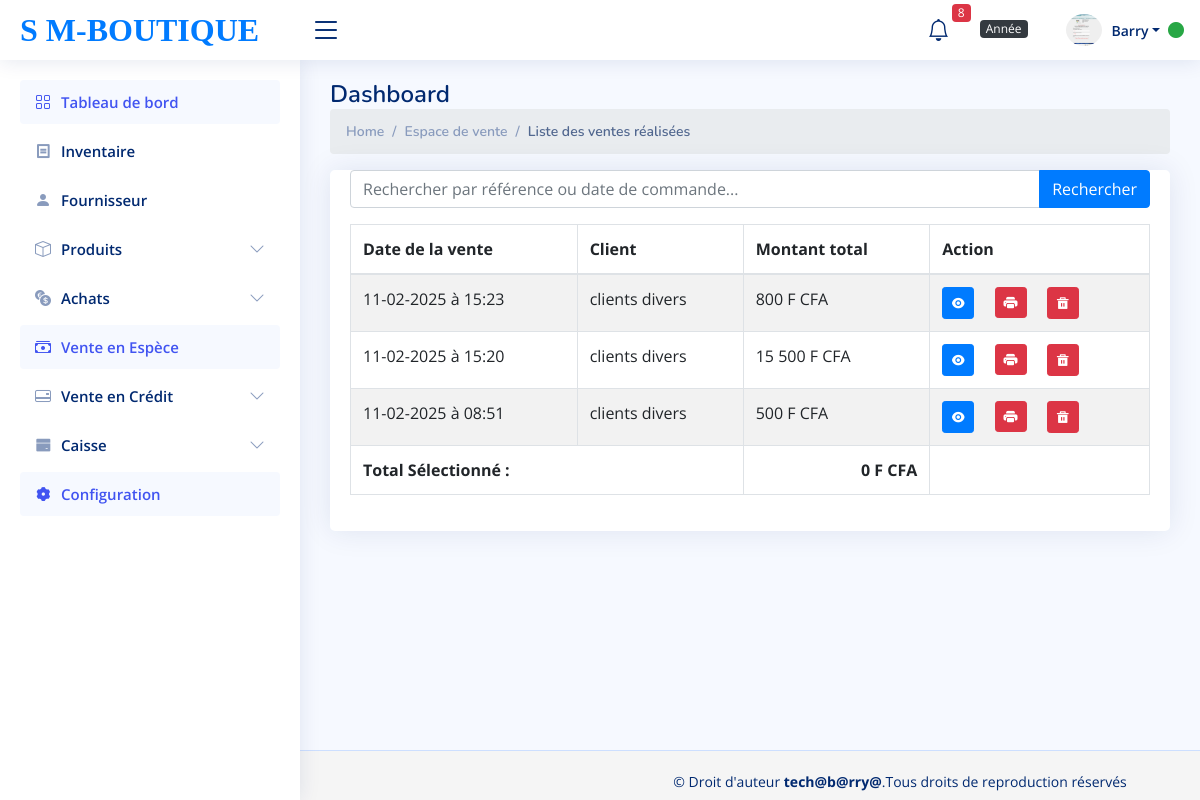
/liste_vente.php (signed in), run on the app's committed database.
### tables this page shows
CREATE TABLE `vente` (
  `id_vente` int(11) NOT NULL,
  `nom_client` varchar(100) DEFAULT NULL,
  `date_vente` datetime DEFAULT NULL,
  `montant_total` int(100) DEFAULT NULL,
  `reference_caisse` varchar(100) DEFAULT '0',
  `id_utilisateur` int(11) DEFAULT NULL,
  `remise` int(100) DEFAULT NULL,
  `net_a_payer` int(255) NOT NULL,
  `montant_recu` int(255) NOT NULL,
  `monnaie_rembourse` int(100) DEFAULT NULL
);

### liste_vente.php (called while the page is built, shortened)
<?php
require_once('autoload.php');
$liste_vente=new CommandeClient();
$recuperer_afficher_vente=$liste_vente->listRecentVente(10);
?>
<?php require_once('view/liste_vente.view.php') ?>

### autoload.php (called while the page is built, shortened)
<?php
spl_autoload_register (function ($class_name)
{
    $fils="classes/".$class_name.'.php';
});

### classes/Fonction.php (called while the page is built, shortened)
<?php
class Fonction{
        public function database(){
            $this->DB_HOST="127.0.0.1";
            $this->DB_NAME="db_supermarche";
            $this->DB_USERNAME="root";
            $this->DB_PASSWORD='';
             $bdd=new PDO("mysql:host=".$this->DB_HOST.";dbname=". $this->DB_NAME,
            $this->DB_USERNAME  ,$this->DB_PASSWORD);
            return $bdd;
        }
    public function recuperation_fonction_tri($select_partie, $tables, $data = [], $all = null){
        $bdd = $this->database();
        $requete = "SELECT $select_partie FROM $tables";
        $monFetch = $bdd->prepare($requete);
        $monFetch->execute($data);
        if(isset($all) && in_array(strtolower($all), ["all", "al"])) {
            return $monFetch->fetchAll(PDO::FETCH_OBJ);
        } else {
            return $monFetch->fetch(PDO::FETCH_OBJ);
        }
    }
}

### classes/CommandeClient.php (called while the page is built, shortened)
<?php
class CommandeClient extends Fonction{
      public function listRecentVente($limit){
            $recuperer_afficher_vente = $this->recuperation_fonction_tri("*", "vente  ORDER BY id_vente DESC LIMIT $limit", [], "all");
            return $recuperer_afficher_vente;
            }
}

### view/liste_vente.view.php (the view, shortened to what this page needs)
<!DOCTYPE html>
<html lang="en">
    <?php require_once('partials/header.php') ?>
<body>
    <?php require_once('partials/sidebar.php') ?>
    <?php require_once('partials/navbar.php') ?>
    <main id="main" class="main">
         <div class="pagetitle">
      <h1>Dashboard</h1>
      <nav>
        <ol class="breadcrumb">
          <li class="breadcrumb-item"><a href="index1.php">Home</a></li>
          <li class="breadcrumb-item">Espace de vente</li>
          <li class="breadcrumb-item active">Liste des ventes réalisées</li>
        </ol>
      </nav>
    </div>
        <section class="section">
            <div class="row">
                <div class="col-lg-12">
                    <div class="card">
                        <div class="card-body">
                            <form action="" method="POST" class="mb-3" onsubmit="hideMainTable(event)">
                                <div class="input-group">
                                    <input type="text" name="search" class="form-control" placeholder="Rechercher par référence ou date de commande..." onclick="hideMainTableOnFocus()">
                                    <button type="submit" class="btn btn-primary">Rechercher</button>
                                </div>
                            </form>
                            <table class="table  table-bordered table-striped search-table" id="main-table">
                                <thead>
                                    <tr>
                                        <th>Date de la vente</th>
                                        <th>Client</th>
                                        <th>Montant total</th>
                                        <th>Action</th>
                                    </tr>
                                </thead>
                                <tbody>
                                    <?php   $total_ventes = 0;
                                    foreach ($recuperer_afficher_vente as $liste_vente_reali) {
                                        ?>
                                        <tr class="selectable-row">
                                            <td><?= date_format(date_create($liste_vente_reali->date_vente), 'd-m-Y à H:i') ?></td>
                                            <td><?= $liste_vente_reali->nom_client ?></td>
                                            <td class="montant_total"><?= number_format($liste_vente_reali->montant_total, 0, ',', ' ') ?> F CFA</td>
                                            <td>
                                                <a href="detail_vente.php?detail=<?= $liste_vente_reali->id_vente?>" class="btn btn-primary btn-sm">
                                                    <i class="ri-eye-fill"></i>
                                                </a>&emsp;
                                                <a href="pdf_cmnd_ventedirect.php?detail=<?=$liste_vente_reali->id_vente?>"
                                                    class="btn btn-danger btn-sm" target="_blank">
                                                    <i class="bi bi-printer-fill"></i>
                                                </a>&emsp;
                                                <a href="" class="btn btn-danger btn-sm delete-button" data-livraison-id="<?= $liste_vente_reali->id_vente ?>">
                                                    <i class="ri-delete-bin-5-fill"></i>
                                                </a>
                                            </td>
                                        </tr>
                                    <?php } ?>
                                </tbody>
                                <tfoot>
                                    <tr>
                                        <th colspan="2" class="text-left">Total Sélectionné :</th>
                                        <th id="selected-total" class="text-right">0 F CFA</th>
                                    </tr>
                                </tfoot>
                            </table>
                        </div>
                    </div>
                </div>
            </div>
        </section>
    </main>
        <footer class="footer">
            <?php require_once('partials/foot.php') ?>
        </footer>
</body>
</html>

### assets/css/style.css (style rules this page uses)
:root { scroll-behavior: smooth; }
body { font-family: "Open Sans", sans-serif; background: #f6f9ff; color: #444444; }
a { color: #4154f1; text-decoration: none; }
h1, h2, h3, h4, h5, h6 { font-family: "Nunito", sans-serif; }
#main { margin-top: 60px; padding: 20px 30px; transition: all 0.3s; }
.pagetitle { margin-bottom: 10px; }
.pagetitle h1 { font-size: 24px; margin-bottom: 0; font-weight: 600; color: #012970; }
.card { margin-bottom: 30px; border: none; border-radius: 5px; box-shadow: 0px 0 30px rgba(1, 41, 112, 0.1); }
.card-body { padding: 0 20px 20px 20px; }
.breadcrumb { font-size: 14px; font-family: "Nunito", sans-serif; color: #899bbd; font-weight: 600; }
.breadcrumb a { color: #899bbd; transition: 0.3s; }
.breadcrumb .breadcrumb-item::before { color: #899bbd; }
.breadcrumb .active { color: #51678f; font-weight: 600; }
@media (min-width: 1200px) { #main, #footer { margin-left: 300px; } }
.footer { padding: 20px 0; font-size: 14px; transition: all 0.3s; border-top: 1px solid #cddfff; }

### view/liste_vente.view.php (style rules this page uses)
.footer { position: fixed; bottom: 0; width: 100%; height: 50px; background-color: #f5f5f5; }

### data on the page
vente: date_vente "11-02-2025 à 15:23", nom_client "clients divers", montant_total "800"
vente: date_vente "11-02-2025 à 15:20", nom_client "clients divers", montant_total "15 500"
vente: date_vente "11-02-2025 à 08:51", nom_client "clients divers", montant_total "500"

### other printed values
$stock_alerte "8"
$_SESSION['nom_utilisateur'] "Barry"
